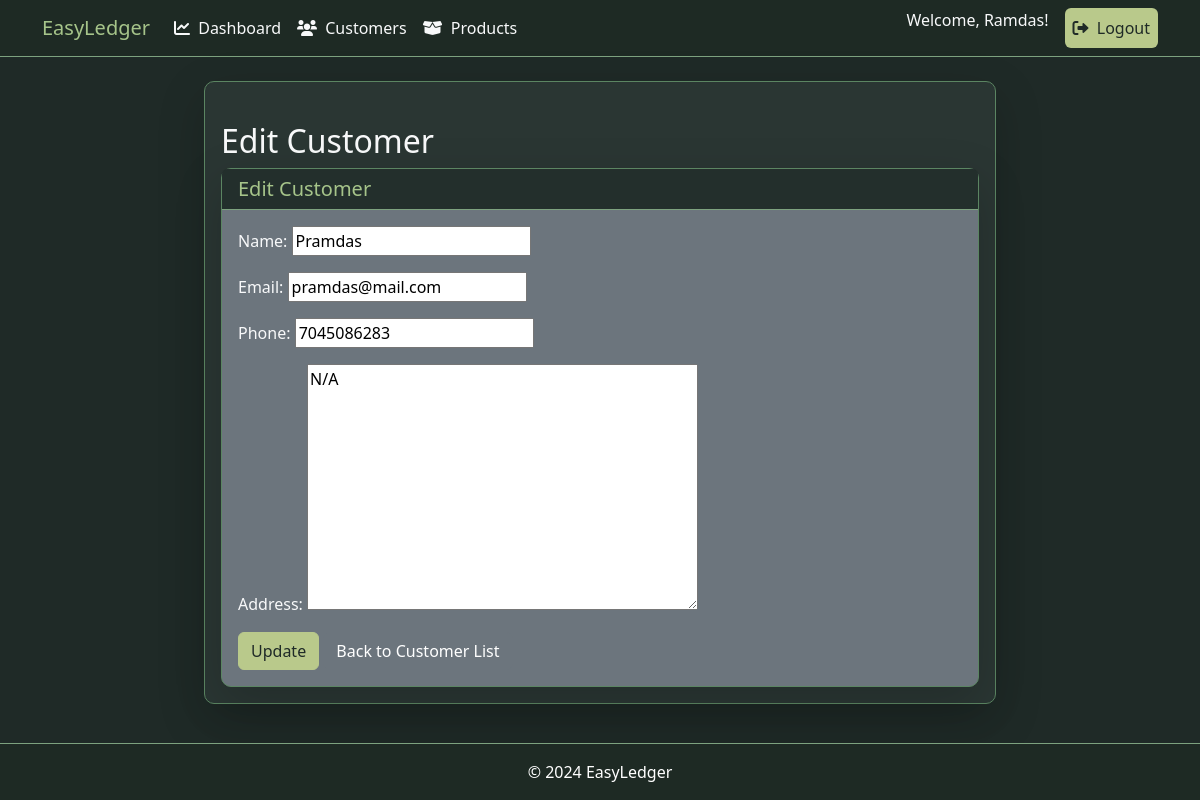
/app/customers/1/edit/ (signed in), run on the app's committed database.
### app/models.py (models this page shows, shortened)
class Customer(models.Model):
    name = models.CharField(max_length=255)
    email = models.EmailField()
    phone = models.CharField(max_length=15)
    address = models.TextField()
    shop_owner = models.ForeignKey(User, related_name='customers', on_delete=models.CASCADE)

### app/views.py (the view)
# urls.py: path('customers/<int:pk>/edit/', views.customer_update, name='customer_update'),
@login_required
def customer_update(request, pk):
    customer = get_object_or_404(Customer, pk=pk)
    if customer.shop_owner != request.user:
        return redirect('customer_list')
    form = CustomerForm(request.POST or None, instance=customer)
    if form.is_valid():
        form.save()
        return redirect('customer_list')
    return render(request, 'app/customer_form.html', {'form': form})

### app/forms.py
class CustomerForm(forms.ModelForm):
    class Meta:
        model = Customer
        fields = ['name', 'email', 'phone', 'address']

### app/templates/app/customer_form.html (shortened to what this page needs)
{% extends 'app/base.html' %}
{% block content %}
    <div class="container-custom mt-4">
        <h2 class="text-light">{% if form.instance.pk %}Edit Customer{% else %}Add New Customer{% endif %}</h2>
        <div class="card bg-secondary text-light shadow-lg">
            <div class="card-header">
                <h5 class="mb-0">{% if form.instance.pk %}Edit Customer{% else %}Add New Customer{% endif %}</h5>
            </div>
            <div class="card-body">
                <form method="POST">
                    <div class="form-group">
                        {{ form.as_p }}
                    </div>
                    <button type="submit" class="btn btn-warning">
                        {% if form.instance.pk %}Update{% else %}Create{% endif %}
                    </button>
                    <a href="{% url 'customer_list' %}" class="btn btn-secondary ml-2">Back to Customer List</a>
                </form>
            </div>
        </div>
    </div>
{% endblock %}

### app/templates/app/base.html (shortened to what this page needs)
<!DOCTYPE html>
<html lang="en">
<head>
    <link href="https://cdn.jsdelivr.net/npm/bootstrap@5.3.0-alpha1/dist/css/bootstrap.min.css" rel="stylesheet">
    <link rel="stylesheet" href="https://cdnjs.cloudflare.com/ajax/libs/font-awesome/6.0.0-beta3/css/all.min.css">
</head>
<body>
    <nav class="navbar navbar-expand-lg navbar-dark">
        <div class="container">
            <a class="navbar-brand" href="{% url 'dashboard' %}">EasyLedger</a>
            <div class="collapse navbar-collapse" id="navbarNav">
                <ul class="navbar-nav me-auto">
                    <li class="nav-item">
                        <a class="nav-link text-light" href="{% url 'dashboard' %}"><i class="fas fa-chart-line me-1"></i> Dashboard</a>
                    </li>
                    <li class="nav-item">
                        <a class="nav-link text-light" href="{% url 'customer_list' %}"><i class="fas fa-users me-1"></i> Customers</a>
                    </li>
                    <li class="nav-item">
                        <a class="nav-link text-light" href="{% url 'product_list' %}"><i class="fas fa-box-open me-1"></i> Products</a>
                    </li>
                </ul>
                <ul class="navbar-nav ms-auto">
                    {% if user.is_authenticated %}
                    <li class="nav-item">
                        <span class="navbar-text text-light me-3">
                            Welcome, {{ user.username }}!
                        </span>
                    </li>
                    <li class="nav-item">
                        <form method="POST" action="{% url 'logout' %}">
                            <button type="submit" class="nav-link btn btn-warning">
                                <i class="fas fa-sign-out-alt me-1"></i> Logout
                            </button>
                        </form>
                    </li>
                    {% else %}
                    <li class="nav-item">
                        <a class="nav-link text-light" href="{% url 'login' %}"><i class="fas fa-sign-in-alt me-1"></i> Login</a>
                    </li>
                    {% endif %}
                </ul>
            </div>
        </div>
    </nav>
    <div class="jumbo-container mt-4">
        <div class="row">
            <div class="col-md-8 mx-auto">
                <div class="card shadow-lg mb-4">
                    <div class="card-body">
                        {% block content %}
                        {% endblock %}
                    </div>
                </div>
            </div>
        </div>
    </div>
    <footer class="footer text-center py-3 text-white fixed-bottom">
        <span>&copy; 2024 EasyLedger</span>
    </footer>
</body>
</html>

### app/templates/app/base.html (style rules this page uses)
body { background-color: #1f2a27; color: #d1d5d2; overflow: hidden; }
.navbar { background-color: #1e2a24; border-bottom: 1px solid #7da27f; }
.navbar-brand { color: #a6c48a !important; }
.card { background-color: #2a3633; border: 1px solid #5b8562; border-radius: 10px; }
.card-header { background-color: #232f2c; border-bottom: 1px solid #7da27f; color: #a6c48a; }
.footer { background-color: #1e2a24; border-top: 1px solid #7da27f; }
.container-custom { max-width: 1200px; }
.btn-warning { background-color: #b9c98b; border-color: #b9c98b; color: #1f2a27; }
i.fas { margin-right: 5px; }

### data on the page
Customer: name "Pramdas", email "pramdas@mail.com", phone "7045086283", address "N/A"

### other printed values
{{ user.username }} "Ramdas"
